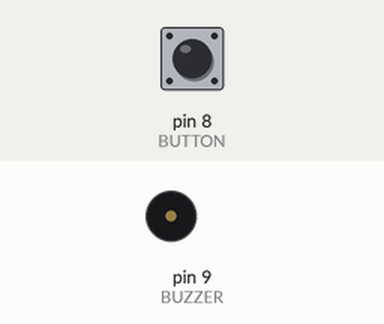
This sketch was run on a simulated Arduino Uno, built with avr-gcc and run on an emulated ATmega328P. Shown: buzzer (waves = sounding). The test bench sets the inputs (shaded band); at power-on: pin 8 (BUTTON) LOW.

Above: at 1.2 s.
1.3 s: pin 8 (BUTTON) pulled HIGH for 3.2 s
At 2.0 s:
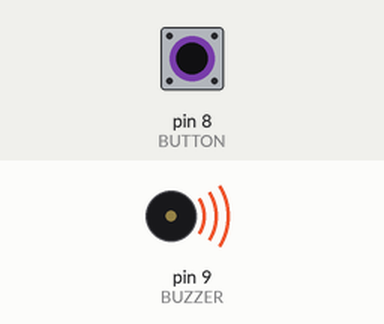
Timing chart, 0 to 6.1 s (numbered marks = the images above; inputs shaded):
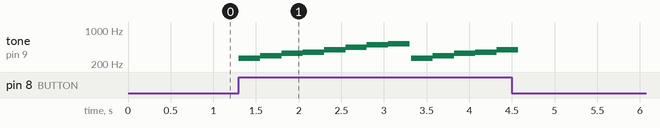

Measured:
- after the input at 1.3 s, tone on pin 9 (BUZZER): plays 261 Hz for 0.25 s, 293 Hz for 0.25 s, 329 Hz for 0.25 s, 349 Hz for 0.25 s, 392 Hz for 0.25 s, 440 Hz for 0.25 s … (13 notes in this stretch), starting at once

The sketch:

Arduino_Uno_R3_active_buzzer.ino
```cpp
int BUZZER = 9;
int BUTTON = 8;

byte buttonState;
unsigned long debounceDelay = 50;  // delay so as to avoid the bounce
unsigned long time          = 0;    // will hold the current time

void setup() {
  pinMode(BUZZER, OUTPUT);
  pinMode(BUTTON, INPUT);
}

void checkButtonState(int BUZZERname, unsigned int FREQUENCY, byte buttonStateToCheck) {
  if (buttonStateToCheck == HIGH) { // if this instance, the button is still pressed
    tone(BUZZERname, FREQUENCY, 250);
    delay(250);
  }
  else { // but if in this instance, the button is not pressed anymore
    time = millis();      // get the time when this ended
  }
}

void exercise1() {
  // this will sing Do major scale if the button is pressed continuously
  if ((millis() - time) >= debounceDelay) {
    checkButtonState(BUZZER, 261, digitalRead(BUTTON));
    checkButtonState(BUZZER, 293, digitalRead(BUTTON));
    checkButtonState(BUZZER, 329, digitalRead(BUTTON));
    checkButtonState(BUZZER, 349, digitalRead(BUTTON));
    checkButtonState(BUZZER, 392, digitalRead(BUTTON));
    checkButtonState(BUZZER, 440, digitalRead(BUTTON));
    checkButtonState(BUZZER, 493, digitalRead(BUTTON));
    checkButtonState(BUZZER, 523, digitalRead(BUTTON));

    noTone(BUZZER); // ends this pin's tone
    delay(20);
  }
}

void exercise2() {
  // this will sing the Do Major scale
  // the button acts as a switch (ON/OFF)
  if ((millis() - time) >= debounceDelay) {
    buttonState = digitalRead(BUTTON);
    if (buttonState == HIGH) {
      tone(BUZZER, 261);
      delay(500);
      tone(BUZZER, 293);
      delay(500);
      tone(BUZZER, 329);
      delay(500);
      tone(BUZZER, 349);
      delay(500);
      tone(BUZZER, 392);
      delay(500);
      tone(BUZZER, 440);
      delay(500);
      tone(BUZZER, 493);
      delay(500);
      tone(BUZZER, 523);
      delay(500);

      noTone(BUZZER);   // end this pin's tone
      delay(1000);      // 1 seconde delay
    }
  }
}

void loop() {
  exercise1();
}
```
